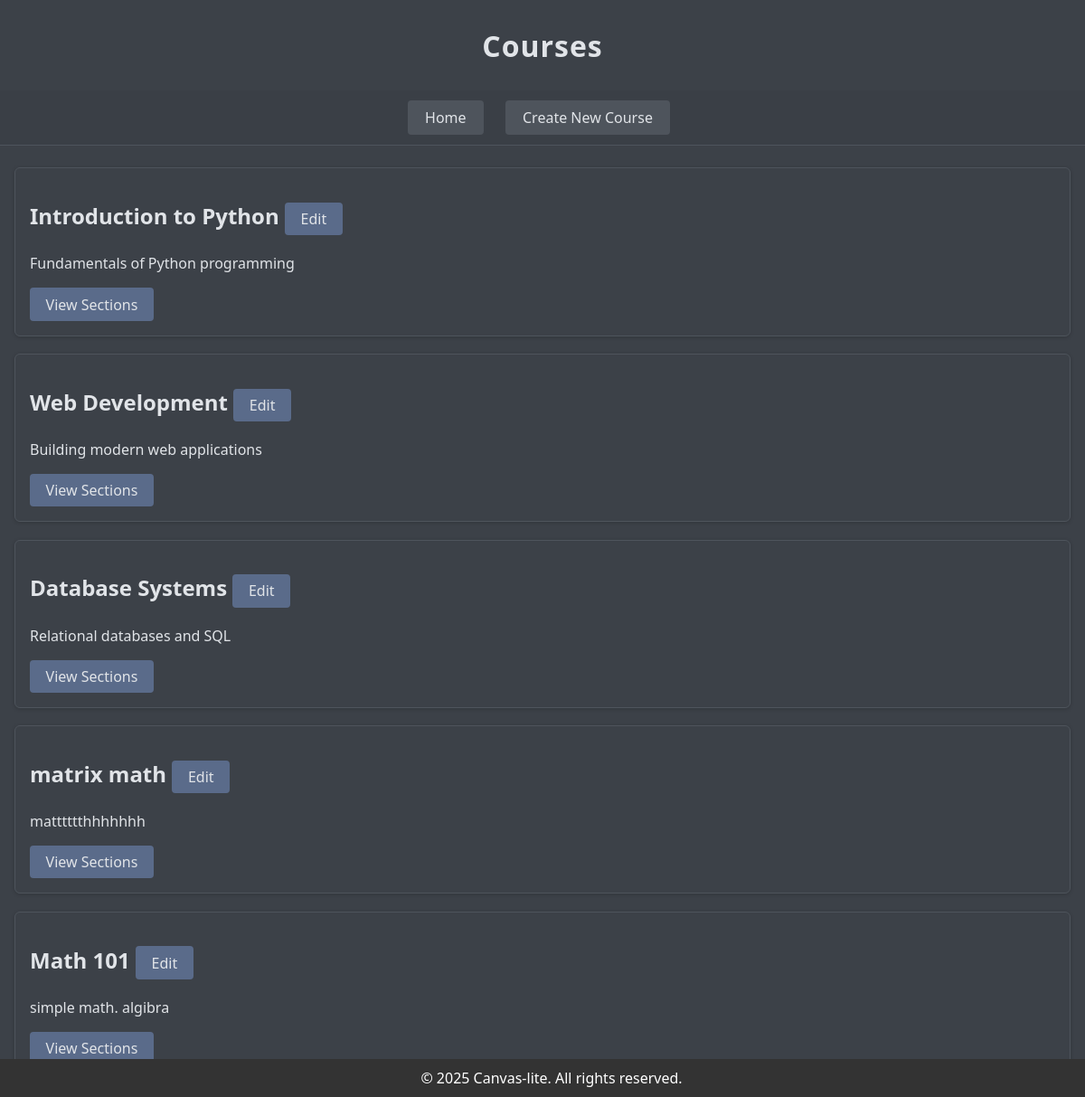
Page /sudo/course/ (signed in) on the earlier database version.
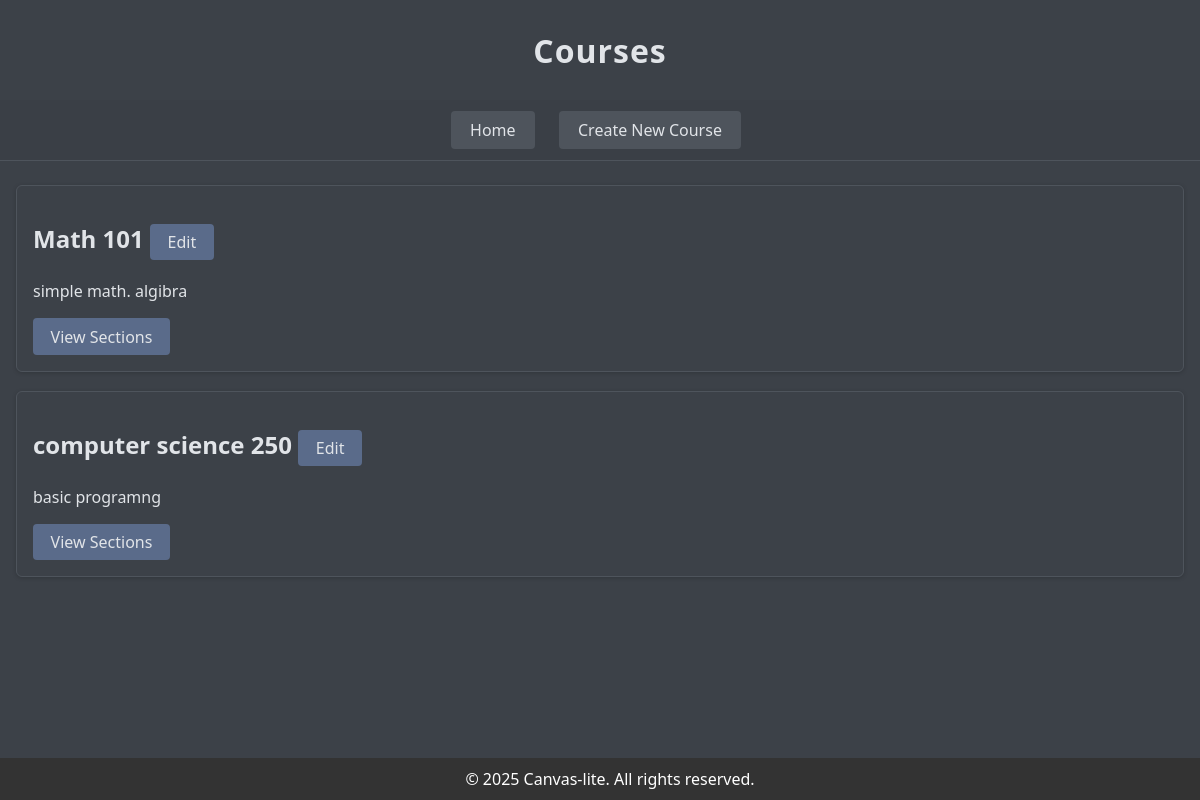
Same page on the later database version.
### webapp/models/courses.py (models this page shows, shortened)
class Course(models.Model):
    name = models.CharField(default=None, max_length=50)
    description = models.TextField(blank=True)

### webapp/views/admin.py (the view)
# urls.py: path('sudo/course/', views.courses_list, name='courses_list'),
@in_groups(["Admin"])
def courses_list(request):
    courses = Course.objects.prefetch_related('sections').all()
    return render(request, 'admin_pages/list_course.html', {'courses': courses})

### webapp/views/admin.py (called while the page is built)
def in_groups(group_names):
    def check(user):
        return user.groups.filter(name__in=group_names).exists()
    return user_passes_test(check)

### templates/admin_pages/list_course.html (shortened to what this page needs)
{% extends "base.html" %}
{% load static %}
{% load site_tags %}
{% block content %}
    <header>
        <h1>Courses</h1>
    </header>
    <nav>
        <a href="{% url 'admin_home' %}" class="btn">Home</a>
        <a href="{% url 'create_model' model_name="course" %}" class="btn">Create New Course</a>
    </nav>
    <div class="container">
        {% for course in courses %}
            <div class="card course-card">
                <h2>
                    {{ course.name }}
                    <a href="{% url 'edit_model' 'course' course.id %}" class="btn">Edit</a>
                </h2>
                <p>{{ course.description }}</p>
                <a href="{% url 'sections_list' 'course' course.id %}" class="btn">View Sections</a>
            </div>
        {% endfor %}
    </div>
{% endblock %}

### templates/base.html (shortened to what this page needs)
{% load static %}
{% load site_tags %}
<!DOCTYPE html>
<html lang="en">
<head>
    <link rel="stylesheet" type="text/css" href="{% static 'css/base_dark.css' %}">
</head>
<body>
    {% block content %}
    {% endblock %}
<footer>
    &copy; 2025 Canvas-lite. All rights reserved.
</footer>
</body>
</html>

### templates/static/css/base_dark.css (style rules this page uses)
body { font-family: 'Segoe UI', Arial, sans-serif; background: #3c4148; color: #e1e4e8; margin: 0; padding: 0; min-height: 100vh; }
header { background: #3c4148; color: #e1e4e8; box-shadow: 0 2px 8px rgba(0, 0, 0, 0.15); display: flex; justify-content: center; align-items: center; height: 100px; text-align: center; }
header h1 { margin: 0; font-size: 2rem; letter-spacing: 1px; }
.container { flex: 1 0 auto; margin: 1rem; }
footer { position: fixed; bottom: 0; width: 100%; text-align: center; padding: 10px; background-color: #333; color: white; }
nav { background: #3a3f46; padding: 0.7rem 2rem; margin-bottom: 1.5rem; display: flex; gap: 1rem; align-items: center; border-bottom: 1px solid #4e545c; justify-content: center; }
nav a, nav .btn, nav button { text-decoration: none; color: #d1d5db; background: #4e545c; padding: 0.5rem 1.2rem; border-radius: 4px; transition: background 0.2s, color 0.2s; font-weight: 500; border: none; }
.card { background: #3c4148; border: 1px solid #4e545c; border-radius: 6px; padding: 1rem; margin-bottom: 1.2rem; box-shadow: 0 1px 4px rgba(0, 0, 0, 0.18); }
.btn, button.btn { display: inline-block; background: #5a6b8a; color: #e1e4e8 !important; border: none; padding: 0.45rem 1.1rem; border-radius: 4px; cursor: pointer; text-decoration: none; font-size: 1rem; margin-right: 0.5rem; font-weight: 500; transition: background 0.2s; }

Differences in the rows shown:
removed Course: name "Introduction to Python", description "Fundamentals of Python programming"
removed Course: name "Web Development", description "Building modern web applications"
removed Course: name "Database Systems", description "Relational databases and SQL"
removed Course: name "matrix math", description "matttttthhhhhhh"
added Course: name "computer science 250", description "basic programng"
